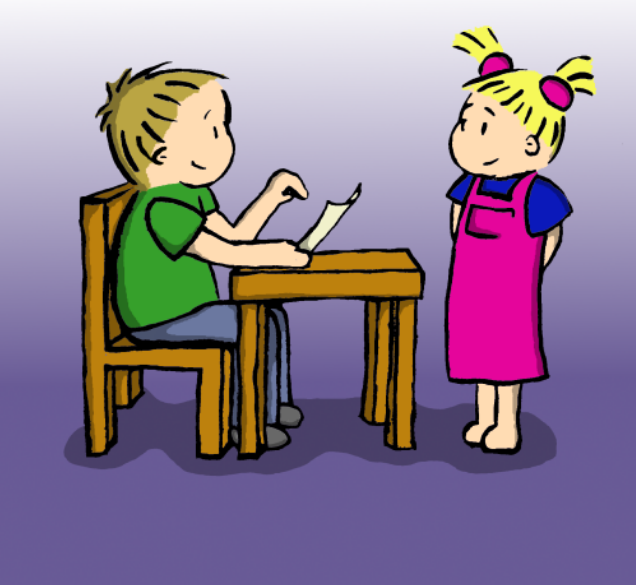
#> input picture edge_based_img_compress_with_homo_diff/comic_orig_2.png, 636 x 585 px
$ jupyter execute --allow-errors code_with_jbig_zpaq_compression.ipynb
#> lines starting #> are read from the running program, lines starting #| are printed output that depends on the picture; after the words box and inside, x2 and y2 are one past the last pixel; in counts of white or black regions, pixels touching at a corner belong together
[cell 1]
import cv2
import numpy as np
from matplotlib import pyplot as plt
import numpy as np
import os
import cv2
import subprocess
import shutil
from PIL import Image

[cell 2]
# Load the original image
image = cv2.imread('comic_orig_2.png', cv2.IMREAD_COLOR)
#> image is the input picture: shape (585, 636, 3); mean B, G, R 146.1, 125.7, 143.8
gray = cv2.cvtColor(image, cv2.COLOR_BGR2GRAY)
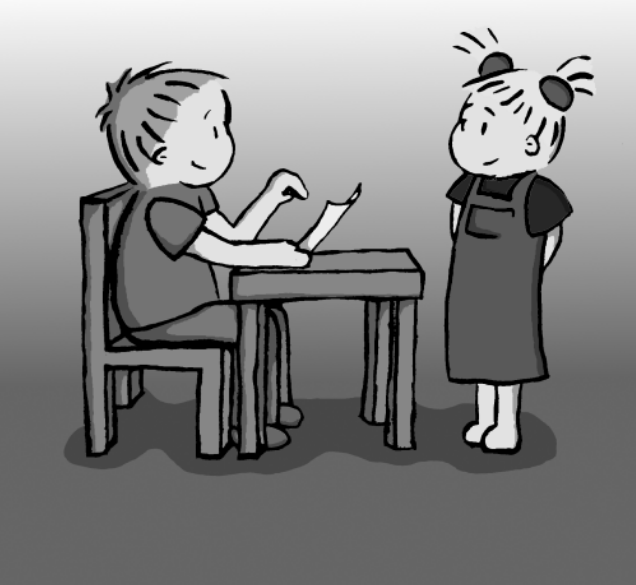
#> gray: shape (585, 636); min 0, max 249, mean 133.5

# Apply Canny edge detection
edges = cv2.Canny(gray, threshold1=10, threshold2=15)
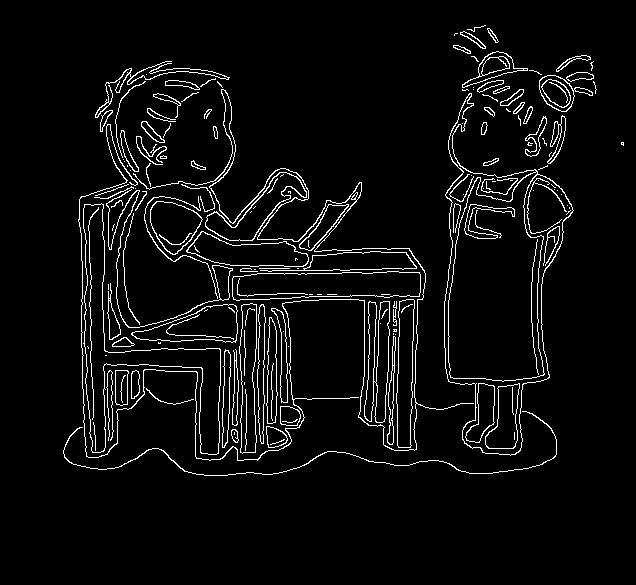
#> edges: shape (585, 636); 4.9% white in thin lines or dots, all inside (x1, y1, x2, y2) = (63, 25, 624, 476)

# Display and save the result
plt.figure(figsize=(12, 6))
plt.imshow(edges, cmap='gray')
plt.axis('off')
# plt.savefig("comic_orig_2_edgemap_th1_th2.png", bbox_inches='tight')
plt.show()

[cell 3]
# Invert the edge map
inverted_edge_map = np.where(edges == 0, 255, 0).astype(np.uint8)

plt.figure(figsize=(12, 6))
plt.imshow(inverted_edge_map, cmap='gray')
# plt.savefig("comic_orig_2_inverted_edgemap.png", bbox_inches='tight')
plt.axis('off')
plt.show()

[cell 4]
def colorize_edges_manually(image, edge_map, kernel_size=5):
    # Initialize a blank canvas for the colored edges
#> called with kernel_size = 5
    colorized_edges = np.zeros_like(image)
    colorized_edges += 255

    # Get half the kernel size
    k = kernel_size // 2

    # Iterate through the edge map
    for i in range(k, edge_map.shape[0] - k):
        for j in range(k, edge_map.shape[1] - k):
            # If it's an edge pixel
            if edge_map[i, j] != 0:
                # Extract the kernel region from the original image
                patch = image[i-k:i+k+1, j-k:j+k+1]
                # Fill the kernel region in the colorized edge map
                colorized_edges[i-k:i+k+1, j-k:j+k+1] = patch
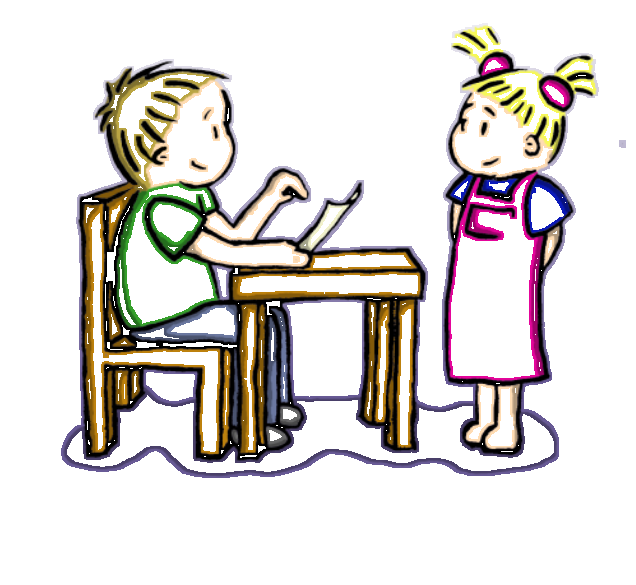
#> colorized_edges: shape (585, 636, 3); mean B, G, R 214.4, 217.2, 221

    return colorized_edges

# Get the color edges and closed edges
colorized_edges = colorize_edges_manually(image, edges)

# Plot Results
plt.figure(figsize=(12, 6))
plt.subplot(1, 2, 1)
plt.title("Original Image")
plt.imshow(cv2.cvtColor(image, cv2.COLOR_BGR2RGB))
plt.axis('off')

plt.subplot(1, 2, 2)
plt.title("Closed Edges")
plt.imshow(edges, cmap='gray')
plt.axis('off')

plt.figure(figsize=(12, 6))
plt.subplot(1, 2, 1)
plt.title("Closed Edges")
plt.imshow(inverted_edge_map, cmap='gray')
plt.axis('off')

plt.subplot(1, 2, 2)
plt.title("Color Surrounding Edges")
plt.imshow(cv2.cvtColor(colorized_edges, cv2.COLOR_BGR2RGB))
# plt.savefig("comic_orig_2_coloredge_k20.png", bbox_inches='tight')
plt.axis('off')

# plt.savefig("comic_orig_2_edgesmap_coloredge.png", dpi=300, bbox_inches='tight')

plt.show()
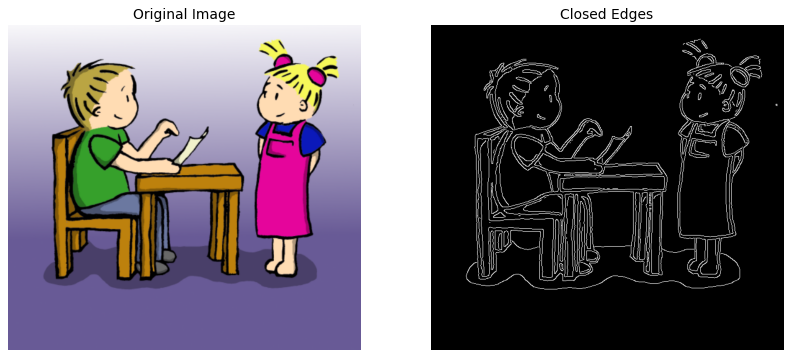
#> figure drawn by matplotlib, 2 panels
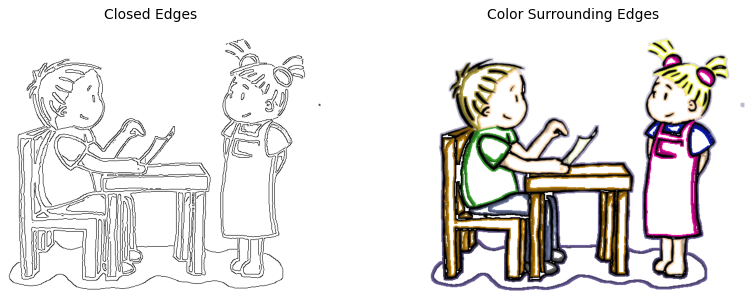
#> figure drawn by matplotlib, 2 panels

[cell 5]
pbmtojbg_path = "/home/ssaral/Downloads/jbigkit-2.1/pbmtools/pbmtojbg"
jbgtopbm_path = "/home/ssaral/Downloads/jbigkit-2.1/pbmtools/jbgtopbm"

[cell 6]
# === JBIG Compression for Edge Map === #

# Save edge map as PBM
def save_bilevel_image(edge_image, output_path):
#> called with output_path = 'edge_map.pbm'
    binary_image = (edge_image > 0).astype(np.uint8)
    binary_image *= 255  # Scale to 255 for PBM format
    image = Image.fromarray(binary_image)
    image.save(output_path)

# Compress edge map using JBIG
def compress_edge_map_with_jbig(edge_map, jbig_output_path):
    pbm_path = "edge_map.pbm"
    save_bilevel_image(edge_map, pbm_path)
    subprocess.run([pbmtojbg_path, pbm_path, jbig_output_path], check=True)
#> (this line was passed over: subprocess is not available in this run)
    os.remove(pbm_path)  # Cleanup temporary PBM file

# Decompress edge map using JBIG
def decompress_edge_map_with_jbig(jbig_input_path, shape):
    pbm_path = "decoded_edge_map.pbm"
    subprocess.run([jbgtopbm_path, jbig_input_path, pbm_path], check=True)
    decoded_edge_map = cv2.imread(pbm_path, cv2.IMREAD_GRAYSCALE)
    os.remove(pbm_path)  # Cleanup temporary PBM file
    return decoded_edge_map

# === ZPAQ Compression for Color Map === #

# Compress color map using ZPAQ
def compress_color_map_with_zpaq(color_map, zpaq_output_path):
#> called with zpaq_output_path = 'compressed_color_map.zpaq'
    input_file = "color_map.bin"
    color_map.tofile(input_file)  # Save color map to binary file
    try:
        subprocess.run(f"zpaq add {zpaq_output_path} {input_file}", shell=True, check=True)
#> (this line was passed over: subprocess is not available in this run)
    finally:
        os.remove(input_file)  # Cleanup temporary binary file


def decompress_color_map_with_zpaq(zpaq_input_path, shape):
    # Create a temporary directory for extraction
#> called with zpaq_input_path = 'compressed_color_map.zpaq', shape = (585, 636, 3)
    temp_dir = "temp_decompress_dir"
    os.makedirs(temp_dir, exist_ok=True)

    # Use the directory as the target for extraction
    subprocess.run(f"zpaq extract {zpaq_input_path} -to {temp_dir}", shell=True, check=True)
#> (this line was passed over: subprocess is not available in this run)

    # Locate the decompressed file (assume single .bin file in the archive)
    extracted_file_path = os.path.join(temp_dir, "color_map.bin")
    if not os.path.exists(extracted_file_path):
        raise FileNotFoundError(f"Expected file 'color_map.bin' not found in {temp_dir}")

    # Load the decompressed file into a NumPy array
    decoded_color_map = np.fromfile(extracted_file_path, dtype=np.uint8).reshape(shape)

    # Clean up the temporary directory
    shutil.rmtree(temp_dir)

    return decoded_color_map


# === Main Workflow === #
def compress_and_save(edge_map, color_map, edge_map_output_path, color_map_output_path):
    # Compress and save edge map
    compress_edge_map_with_jbig(edge_map, edge_map_output_path)

    # Compress and save color map
    compress_color_map_with_zpaq(color_map, color_map_output_path)

def load_and_decompress(edge_map_input_path, color_map_input_path, edge_map_shape, color_map_shape):
    # Decompress edge map
    decoded_edge_map = decompress_edge_map_with_jbig(edge_map_input_path, edge_map_shape)

    # Decompress color map
    decoded_color_map = decompress_color_map_with_zpaq(color_map_input_path, color_map_shape)

    return decoded_edge_map, decoded_color_map


#> (the rest of this cell did not finish here and is left out)
